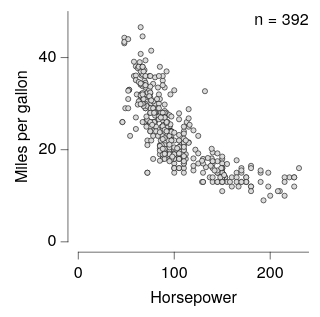

Write the Vega-Lite specification saved for this chart.
### Vega-Lite specification from a JSON file in a GitHub repository (floating-point values rounded to 4 significant figures; data arrays with more than 128 entries replaced by an {"elided": "..."} marker saying what was removed)
{"background": null, "config": {"arc": {"fill": "#DBDBDB", "fillOpacity": 1.0, "innerRadius": 25.0, "padAngle": 0.03, "stroke": "black", "strokeOpacity": 1, "strokeWidth": 0.25}, "area": {"fill": "#DBDBDB", "fillOpacity": 1.0, "stroke": "black", "strokeOpacity": 1, "strokeWidth": 0.25}, "axis": {"domain": true, "domainCap": "round", "domainColor": "black", "domainWidth": 0.25, "grid": false, "gridCap": "round", "gridColor": "#F1F1F1", "gridDash": [0, 0], "gridOpacity": 1.0, "gridWidth": 0.25, "labelColor": "black", "labelFont": "Helvetica Neue, HelveticaNeue, Helvetica, Arial, sans-serif", "labelFontSize": 7, "labelFontStyle": "normal", "labelFontWeight": 400, "offset": 4.5, "ticks": true, "tickCap": "round", "tickColor": "black", "tickRound": false, "tickSize": 3, "tickWidth": 0.25, "titleColor": "black", "titleFont": "Helvetica Neue, HelveticaNeue, Helvetica, Arial, sans-serif", "titleFontSize": 7, "titleFontStyle": "normal", "titleFontWeight": 400}, "axisX": {"domain": true, "labelAlign": "center", "labelAngle": 0, "labels": true, "ticks": true, "translate": 0}, "axisY": {"domain": true, "labelAlign": "right", "labelAngle": 0, "labels": true, "ticks": true, "translate": 0}, "axisRight": {"domain": true, "labelAlign": "left", "labelAngle": 0, "labels": true, "ticks": true, "translate": 0}, "axisTop": {"domain": true, "labelAlign": "center", "labelAngle": 0, "labels": true, "ticks": true, "translate": 0}, "axisBand": {"tickOffset": 0}, "bar": {"fill": "#DBDBDB", "fillOpacity": 1.0, "stroke": "black", "strokeOpacity": 1, "strokeWidth": 0.25}, "boxplot": {"size": 9.0, "ticks": {"cornerRadius": 0.25, "fill": "black", "opacity": 1, "size": 4.5, "thickness": 0.25}, "box": {"fillOpacity": 1.0, "stroke": "black", "strokeOpacity": 1, "strokeWidth": 0.25}, "median": {"cornerRadius": 0, "fill": "black", "fillOpacity": 1.0, "opacity": 1, "size": 9.0, "thickness": 0.25}, "rule": {"fill": "black", "fillOpacity": 1.0, "size": 10.0, "stroke": "black", "strokeDash": [0, 0], "strokeOpacity": 1, "strokeWidth": 0.25}, "outliers": {"color": "black", "fill": "black", "fillOpacity": 1.0, "size": 0, "stroke": "black", "strokeOpacity": 1, "strokeWidth": 0.25}}, "circle": {"fill": "black", "fillOpacity": 1.0, "size": 1.25, "stroke": null, "strokeOpacity": 1, "strokeWidth": 0.25}, "errorband": {"band": {"fillOpacity": 0.6, "stroke": null, "strokeWidth": 0.25, "strokeOpacity": 1}, "borders": {"opacity": 0, "strokeOpacity": 0.25, "strokeWidth": 1}}, "errorbar": {"opacity": 1, "rule": {"strokeDash": [0, 0], "strokeWidth": 0.25}, "ticks": {"color": "black", "cornerRadius": 0.125, "opacity": 1, "size": 6.0, "thickness": 0.25}, "thickness": 0.25}, "font": "Helvetica Neue, HelveticaNeue, Helvetica, Arial, sans-serif", "geoshape": {"fill": "#DBDBDB", "fillOpacity": 1.0, "stroke": "black", "strokeOpacity": 1, "strokeWidth": 0.25}, "header": {"labelColor": "black", "labelFont": "Helvetica Neue, HelveticaNeue, Helvetica, Arial, sans-serif", "labelFontSize": 7, "labelFontStyle": "normal", "labelFontWeight": 400, "titleColor": "black", "titleFont": "Helvetica Neue, HelveticaNeue, Helvetica, Arial, sans-serif", "titleFontSize": 7, "titleFontStyle": "normal", "titleFontWeight": 400, "titlePadding": 0}, "legend": {"disable": false, "offset": 4.5, "titlePadding": 4, "labelOffset": 2, "gradientLabelOffset": 2, "gradientLength": 50.0, "gradientThickness": 5.0, "gradientOpacity": 1.0, "gradientStrokeColor": "black", "gradientStrokeWidth": 0.25, "labelColor": "black", "labelFont": "Helvetica Neue, HelveticaNeue, Helvetica, Arial, sans-serif", "labelFontSize": 7, "labelFontStyle": "normal", "labelFontWeight": 400, "strokeColor": "black", "strokeWidth": 0, "symbolSize": 42, "symbolStrokeColor": "black", "symbolStrokeWidth": 0.25, "titleColor": "black", "titleFont": "Helvetica Neue, HelveticaNeue, Helvetica, Arial, sans-serif", "titleFontSize": 7, "titleFontStyle": "normal", "titleFontWeight": 400}, "line": {"color": "black", "stroke": "black", "strokeCap": "butt", "strokeDash": [0, 0], "strokeOpacity": 1, "strokeWidth": 0.5}, "point": {"filled": true, "fill": "#DBDBDB", "fillOpacity": 1.0, "size": 5.0, "stroke": "black", "strokeOpacity": 1, "strokeWidth": 0.25}, "range": {"category": ["#B2B2B2", "#4A7CD3", "#008542", "#664CAF", "#509F98", "#636363", "#284F93", "#005226", "#382864", "#285753"], "diverging": {"scheme": ["#443E60", "#5F597E", "#7C759B", "#9994B6", "#B7B4CC", "#D6D5DC", "#F6F6F6", "#D1DAD9", "#A4C2BF", "#7AA9A4", "#578E89", "#37736E", "#1B5954"]}, "heatmap": {"scheme": ["#440154", "#472270", "#433E82", "#38598C", "#2C728E", "#238A8D", "#24A086", "#39B578", "#5DC862", "#96D646", "#CAE02D", "#FDE724"]}, "ordinal": {"scheme": ["#F1F1F1", "#DBDBDB", "#C6C6C6", "#B2B2B2", "#9D9D9D", "#898989", "#767676", "#636363", "#515151", "#404040", "#2F2F2F", "#1F1F1F"]}, "ramp": {"scheme": ["#440154", "#472270", "#433E82", "#38598C", "#2C728E", "#238A8D", "#24A086", "#39B578", "#5DC862", "#96D646", "#CAE02D", "#FDE724"]}}, "rule": {"color": "black", "stroke": "black", "strokeCap": "round", "strokeDash": [2, 2], "strokeOpacity": 1, "strokeWidth": 0.25}, "scale": {"barBandPaddingInner": 0.1, "rectBandPaddingInner": 0, "tickBandPaddingInner": 0.1, "bandPaddingOuter": 0.1, "bandWithNestedOffsetPaddingInner": 0.2, "bandWithNestedOffsetPaddingOuter": 0.2, "offsetBandPaddingInner": 0, "offsetBandPaddingOuter": 0, "round": false}, "rect": {"fill": "#DBDBDB", "fillOpacity": 1.0, "stroke": "black", "strokeOpacity": 1, "strokeWidth": 0.25}, "square": {"fill": "#DBDBDB", "fillOpacity": 1.0, "size": 10.0, "stroke": "black", "strokeOpacity": 1, "strokeWidth": 0.25}, "text": {"color": "black", "font": "Helvetica Neue, HelveticaNeue, Helvetica, Arial, sans-serif", "fontSize": 7, "fontStyle": "normal", "fontWeight": 400}, "tick": {"color": "black", "cornerRadius": 0.125, "opacity": 1.0, "size": 9.0, "thickness": 0.25}, "title": {"anchor": "middle", "frame": "group", "color": "black", "font": "Helvetica Neue, HelveticaNeue, Helvetica, Arial, sans-serif", "fontSize": 7, "fontStyle": "normal", "fontWeight": 400, "subtitleColor": "black", "subtitleFont": "Helvetica Neue, HelveticaNeue, Helvetica, Arial, sans-serif", "subtitleFontSize": "Helvetica Neue, HelveticaNeue, Helvetica, Arial, sans-serif", "subtitleFontStyle": "normal", "subtitleFontWeight": 400}, "trail": {"color": "black", "opacity": 1, "size": 0.5}, "view": {"continuousWidth": 100, "continuousHeight": 100, "discreteWidth": 100, "discreteHeight": 100, "fill": null, "stroke": null, "strokeWidth": 0.25}}, "layer": [{"data": {"name": "data-7285c4e2e195e5a75737a34913199f5f"}, "mark": {"type": "point"}, "encoding": {"x": {"field": "Horsepower", "type": "quantitative"}, "y": {"field": "Miles_per_Gallon", "title": "Miles per gallon", "type": "quantitative"}}}, {"data": {"values": [{"__dysonsphere__": 1}]}, "mark": {"type": "text", "align": "right", "angle": 0, "baseline": "top", "dx": 0, "dy": 0, "opacity": 1.0}, "encoding": {"text": {"value": "n = 392"}, "x": {"value": 100}, "y": {"value": 0}}}], "$schema": "https://vega.github.io/schema/vega-lite/v6.4.1.json", "datasets": {"data-7285c4e2e195e5a75737a34913199f5f": {"elided": "392 records"}}}
